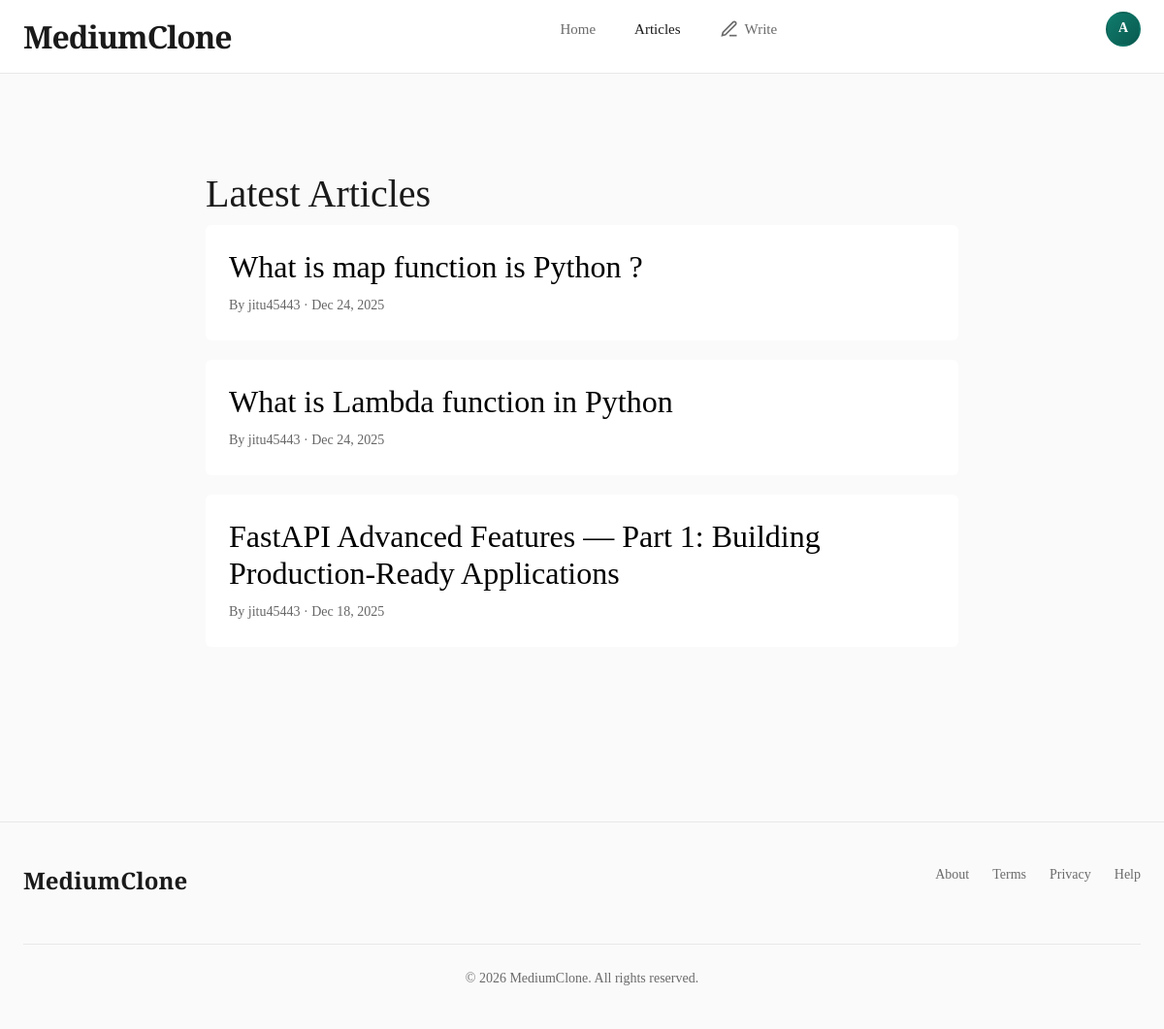
The page /article/list/ (signed in) on the database its author committed.
### apps/users/models.py (models this page shows, shortened)
class User(AbstractUser):
    pic = models.ImageField(upload_to='users/pics', null=True, blank=True)

### apps/article/models.py (models this page shows, shortened)
class Article(TimeStampedModel):
    class STATUS(models.TextChoices):
        DRAFT = 'DRAFT', 'Draft'
        PUBLISHED = 'PUBLISHED', 'Published'
        ARCHIVED = 'ARCHIVED', 'Archived'
    author = models.ForeignKey(
        User,
        on_delete=models.CASCADE,
        related_name='articles'
    )
    title = models.CharField(max_length=255)
    text = RichTextField()
    image = models.ImageField(upload_to='articles/', null=True, blank=True)
    slug = models.SlugField(max_length=255, unique=True)
    status = models.CharField(
        max_length=20,
        choices=STATUS.choices,
        default=STATUS.DRAFT
    )
    published_at = models.DateTimeField(null=True, blank=True)
    is_deleted = models.BooleanField(default=False)
    class Meta:
        ordering = ('-published_at',)
        verbose_name_plural = 'articles'

### apps/article/views.py (the view)
# urls.py: path('list/', ArticleListView.as_view(), name='article_list'),
class ArticleListView(LoginRequiredMixin, ListView):
    queryset = Article.objects.all()
    template_name = "article/list.html"
    context_object_name = "articles"
    def get_queryset(self):
        return (
            Article.objects.filter(
                status=Article.STATUS.PUBLISHED,
                is_deleted=False
            ).select_related("author")
            .order_by("-published_at")
        )

### templates/article/list.html (shortened to what this page needs)
{% extends "base.html" %}
{% block content %}
<div class="container">
    <h1>Latest Articles</h1>
    {% for article in articles %}
    <div class="article">
        <h2>
            <a href="{% url 'article_detail' article.slug %}" style="">
                {{ article.title }}
            </a>
        </h2>
        <div class="meta">
            By {{ article.author.username }} ·
            {{ article.published_at|date:"M d, Y" }}
        </div>
    </div>
    {% empty %}
    <p>No articles yet.</p>
    {% endfor %}
</div>
{% endblock content %}

### templates/base.html (shortened to what this page needs)
<!DOCTYPE html>
<html lang="en">
<head>
    <link href="https://cdn.jsdelivr.net/npm/bootstrap@5.3.0/dist/css/bootstrap.min.css" rel="stylesheet">
</head>
<body>
<nav class="main-navbar">
    <div class="navbar-container">
        <a class="navbar-brand" href="{% url 'home' %}">MediumClone</a>
        <ul class="nav-left" id="navLeft">
            <li><a class="nav-link-item" href="{% url 'home' %}">Home</a></li>
            <li><a class="nav-link-item" href="{% url 'article_list' %}">Articles</a></li>
            {% if user.is_authenticated %}
            <li>
                <a class="btn-write" href="{% url 'article_create' %}">
                    <svg viewBox="0 0 24 24" fill="none" stroke="currentColor" stroke-width="2">
                        <path d="M12 20h9"></path>
                        <path d="M16.5 3.5a2.121 2.121 0 0 1 3 3L7 19l-4 1 1-4L16.5 3.5z"></path>
                    </svg>
                    Write
                </a>
            </li>
            {% endif %}
        </ul>
        <ul class="nav-right" id="navRight">
            {% if user.is_authenticated %}
            <li class="user-menu">
                <div class="user-avatar">
                    {{ user.username|first|upper }}
                </div>
            </li>
            {% else %}
            <li><a class="nav-link-item" href="{% url 'account_login' %}">Sign In</a></li>
            <li><a class="btn-signup" href="{% url 'account_signup' %}">Get Started</a></li>
            {% endif %}
        </ul>
    </div>
</nav>
<main class="main-content">
    {% block content %}{% endblock %}
</main>
<footer class="main-footer">
    <div class="footer-content">
        <div class="footer-brand">MediumClone</div>
        <ul class="footer-links">
            <li><a class="footer-link" href="#">About</a></li>
            <li><a class="footer-link" href="#">Terms</a></li>
            <li><a class="footer-link" href="#">Privacy</a></li>
            <li><a class="footer-link" href="#">Help</a></li>
        </ul>
        <div class="footer-copyright">
            &copy; {% now "Y" %} MediumClone. All rights reserved.
        </div>
    </div>
</footer>
</body>
</html>

### templates/base.html (style rules this page uses)
:root { --primary-dark: #1a1a1a; --primary-accent: #0f7b6c; --secondary-text: #6b6b6b; --border-light: #e8e8e8; --bg-subtle: #fafafa; --hover-bg: #f7f7f7; }
* { margin: 0; padding: 0; box-sizing: border-box; }
body { font-family: 'Source Serif 4', 'Lora', Georgia, serif; color: var(--primary-dark); background-color: #ffffff; line-height: 1.6; }
.main-navbar { background: #ffffff; border-bottom: 1px solid var(--border-light); position: sticky; top: 0; z-index: 1000; backdrop-filter: blur(10px); background: rgba(255, 255, 255, 0.95); transition: all 0.3s ease; }
.navbar-container { max-width: 1200px; margin: 0 auto; padding: 0 24px; display: flex; align-items: center; justify-content: space-between; height: 75px; }
.navbar-brand { font-family: 'Playfair Display', serif; font-size: 32px; font-weight: 900; color: var(--primary-dark); text-decoration: none; letter-spacing: -1px; transition: all 0.3s ease; }
.nav-left, .nav-right { display: flex; align-items: center; gap: 8px; list-style: none; }
.nav-link-item { padding: 8px 16px; color: var(--secondary-text); text-decoration: none; font-size: 15px; font-weight: 400; transition: all 0.2s ease; border-radius: 24px; position: relative; }
.nav-link-item.active { color: var(--primary-dark); font-weight: 500; }
.btn-write { display: inline-flex; align-items: center; gap: 6px; padding: 8px 16px; background: transparent; color: var(--secondary-text); border: none; border-radius: 24px; font-size: 15px; text-decoration: none; transition: all 0.2s ease; cursor: pointer; }
.btn-write svg { width: 20px; height: 20px; }
.user-menu { position: relative; }
.user-avatar { width: 36px; height: 36px; border-radius: 50%; background: linear-gradient(135deg, var(--primary-accent), #0a5a4f); color: white; display: flex; align-items: center; justify-content: center; font-weight: 600; font-size: 14px; cursor: pointer; transition: all 0.2s ease; border: 2px solid transparent; }
.main-content { max-width: 1200px; margin: 0 auto; padding: 60px 24px; min-height: calc(100vh - 200px); }
.main-footer { background: var(--bg-subtle); border-top: 1px solid var(--border-light); padding: 40px 24px; margin-top: 80px; }
.footer-content { max-width: 1200px; margin: 0 auto; display: flex; justify-content: space-between; align-items: center; flex-wrap: wrap; gap: 20px; }
.footer-brand { font-family: 'Playfair Display', serif; font-size: 24px; font-weight: 700; color: var(--primary-dark); }
.footer-links { display: flex; gap: 24px; list-style: none; }
.footer-link { color: var(--secondary-text); text-decoration: none; font-size: 14px; transition: color 0.2s ease; }
.footer-copyright { width: 100%; text-align: center; margin-top: 24px; padding-top: 24px; border-top: 1px solid var(--border-light); color: var(--secondary-text); font-size: 14px; }
.main-content { animation: fadeInUp 0.6s ease-out; }

### templates/article/list.html (style rules this page uses)
body { font-family: Georgia, serif; background: #fafafa; }
.container { max-width: 800px; margin: 40px auto; }
.article { background: white; padding: 24px; margin-bottom: 20px; border-radius: 6px; }
.article h2 { margin: 0 0 10px; }
.meta { color: #666; font-size: 14px; }
a { text-decoration: none; color: black; }

### rows shown on the page
User: username|first "A"
Article: title "What is map function is Python ?", author.username "jitu45443", published_at "Dec 24, 2025"
Article: title "What is Lambda function in Python", author.username "jitu45443", published_at "Dec 24, 2025"
Article: title "FastAPI Advanced Features — Part 1: Building Production-Ready Applications", author.username "jitu45443", published_at "Dec 18, 2025"
